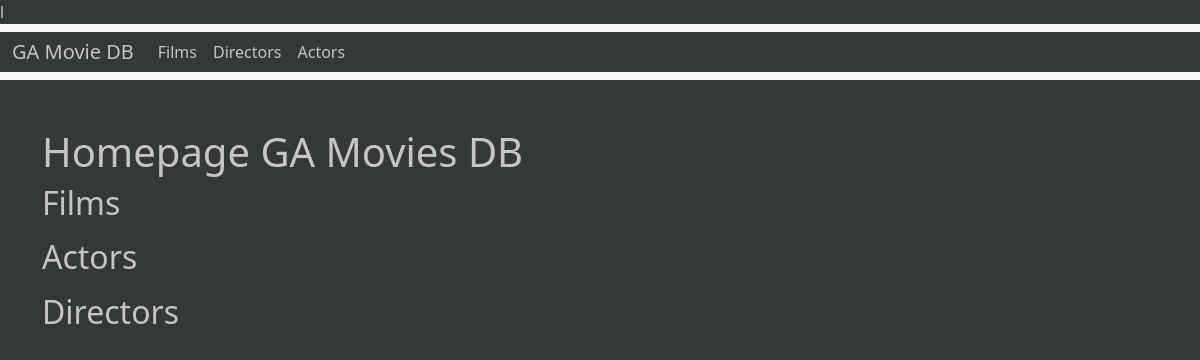
The app's page /, older data.
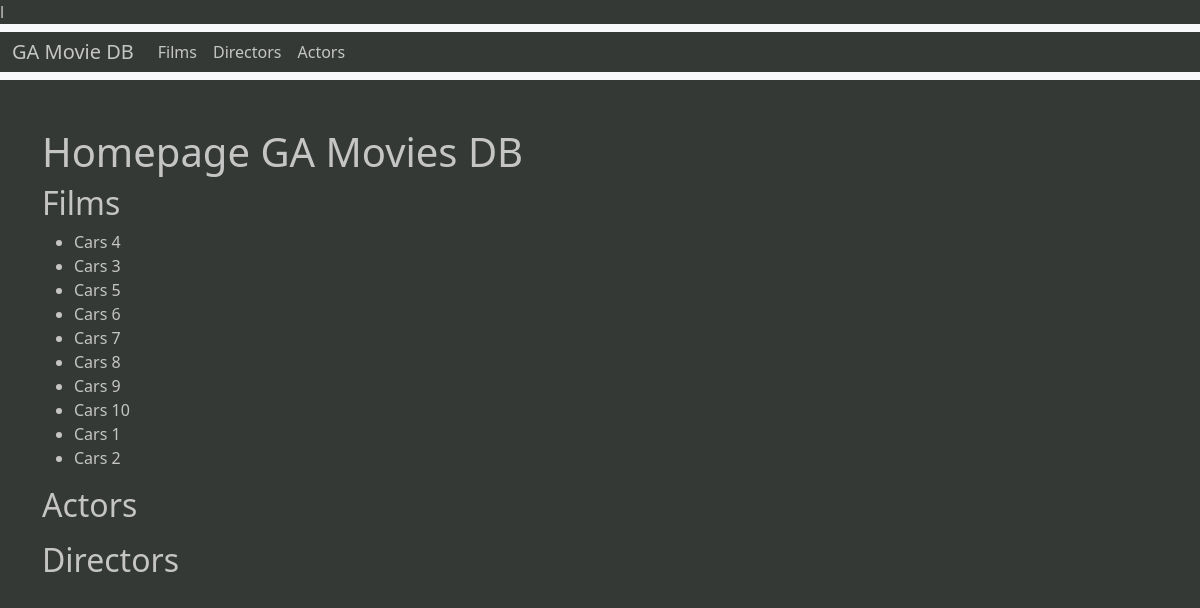
The same page, newer data.
### films/models.py (models this page shows, shortened)
class Movie(models.Model):
    name = models.CharField(max_length=200)
    slug = models.SlugField()
    image_url = models.CharField(max_length=255, blank=True, null=True)
    year = models.IntegerField(blank=True, null=True)
    avg_rating = models.FloatField(blank=True, null=True)
    description = models.TextField(blank=True)
    director = models.ForeignKey('Director', blank=True, null=True, on_delete=models.SET_NULL)
    actors = models.ManyToManyField('Actor', blank=True, null=True)
    genres = models.ManyToManyField('Genre', blank=True, null=True)

### films/views.py (the view)
# urls.py: path('', homepage, name="homepage")
def homepage(request):
    context = {
        "movies": Movie.objects.all(),
        "actors": Actor.objects.all(),
        "directors": Director.objects.all(),
        "genres": Genre.objects.all(),
    }
    return render(request, 'homepage.html', context)

### films/templates/homepage.html (shortened to what this page needs)
{% extends 'main.html' %}
{% block content %}
<h1 >Homepage GA Movies DB</h1>
<h2>Films</h2>
<ul>
    {% for movie in movies %}
        <li>{{movie.name}}</li>
    {% endfor %}
</ul>
<h2>Actors</h2>
<h2>Directors</h2>
{% endblock %}

Row changes from the older to the newer data that the page shows:
added Movie: name "Cars 4"
added Movie: name "Cars 3"
added Movie: name "Cars 5"
added Movie: name "Cars 6"
added Movie: name "Cars 7"
added Movie: name "Cars 8"
added Movie: name "Cars 9"
added Movie: name "Cars 10"
added Movie: name "Cars 1"
added Movie: name "Cars 2"
